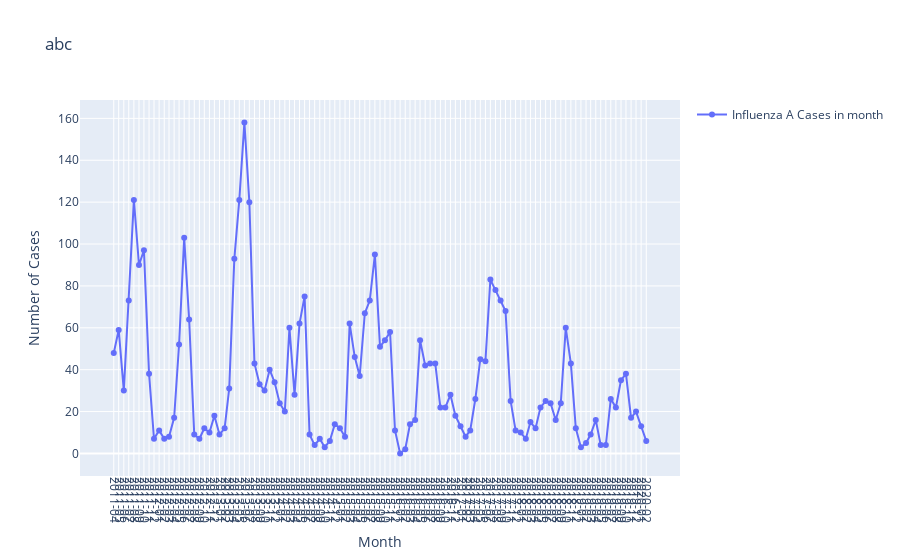

Notebook code for this chart:
### Code cell
import plotly.graph_objects as go
fig = go.Figure()
fig.add_trace(go.Scatter(x=df['Month'], y=df['case'], mode='lines+markers', name=f'Influenza A Cases in month'))
fig.update_layout(
    title='abc',
    xaxis=dict(
        title='Month',
        tickvals=df['Month'],  
        tickformat='%Y-%m',
        tickangle=90,
    ),
    yaxis=dict(title='Number of Cases'),
    showlegend=True,
)

# Show plot
fig.show()
